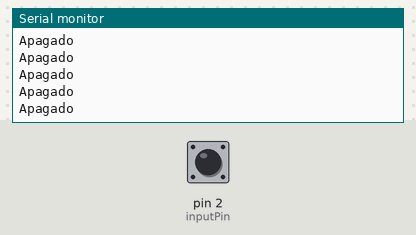
Recording of a sketch running on a simulated Arduino Uno, built with avr-gcc and run on an emulated ATmega328P. Shown: the last lines printed to the serial monitor. The test bench sets the inputs (shaded band); at power-on: pin 2 (inputPin) LOW.

Above: at 1.2 s.
1.3 s: pin 2 (inputPin) driven HIGH
At 1.9 s:
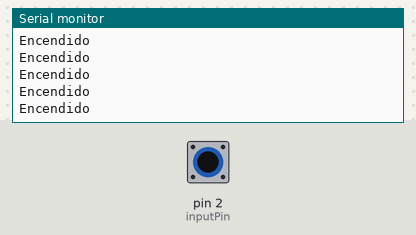
3.2 s: pin 2 (inputPin) driven LOW
At 3.8 s:
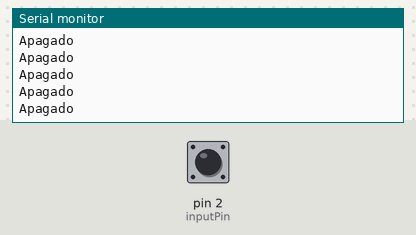
6.2 s: pin 2 (inputPin) driven HIGH
At 6.9 s:
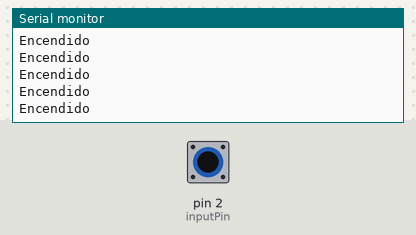

The sketch:

boton.ino
```cpp
const int inputPin = 2;

int value = 0;

void setup() {
  Serial.begin(9600);
  pinMode(inputPin, INPUT);
}

void loop(){
  value = digitalRead(inputPin);  //lectura digital de pin

  //mandar mensaje a puerto serie en función del valor leido
  if (value == HIGH) {
      Serial.println("Encendido");
  }
  else {
      Serial.println("Apagado");
  }
  delay(10);
}
```

Measured:
- after the input at 1.3 s, the serial monitor: prints a new line at once (image 1)
